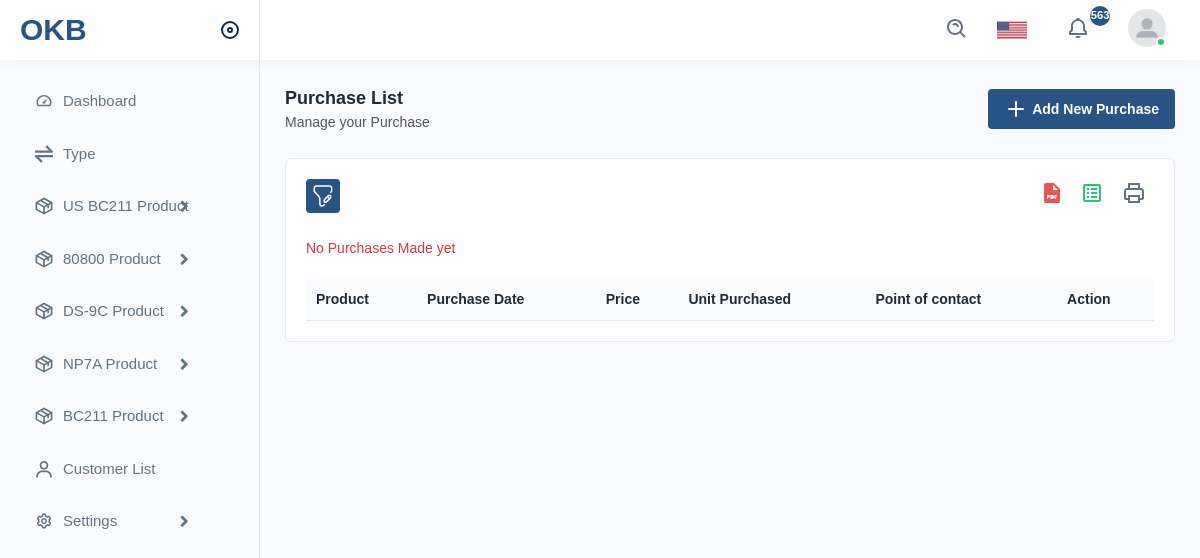
The page /np7-list/ (signed in) on the database as committed earlier.
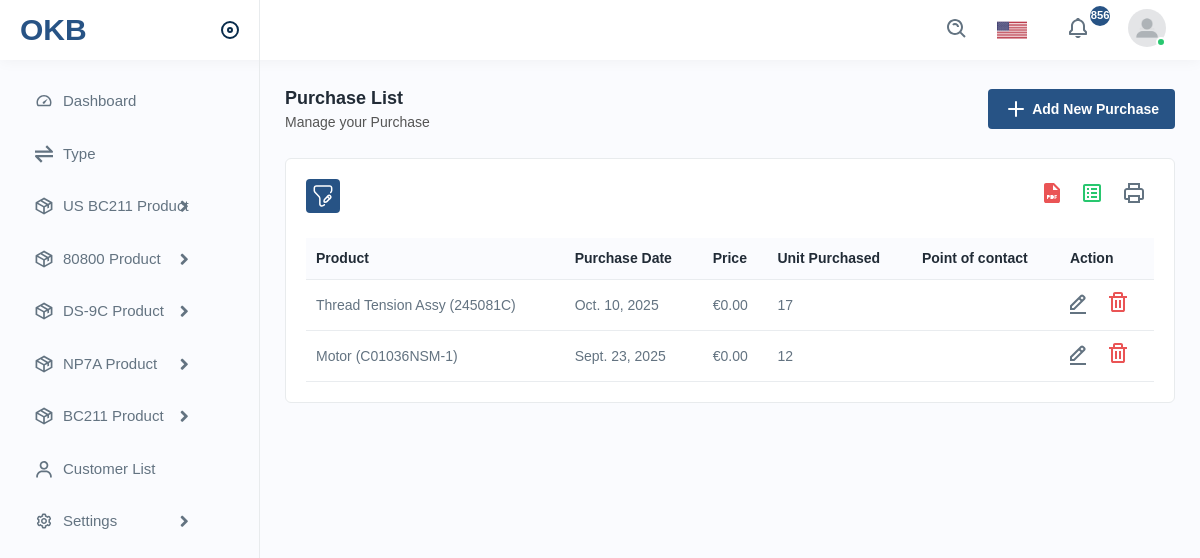
The same page on the database as committed later.
### dashboard/models.py (models this page shows, shortened)
class N7Purchase(models.Model):
    product = models.ForeignKey(Np7a, on_delete=models.CASCADE)
    purchase_date = models.DateField()
    price = models.DecimalField(max_digits=10, decimal_places=2)
    type = models.ForeignKey(Type, on_delete=models.CASCADE, null=True, blank=True)
    unit_purchased = models.PositiveIntegerField()
    point_of_contact = models.CharField(max_length=100, blank=True)
    notes = models.TextField(blank=True)
    created_by = models.ForeignKey(User, related_name='n7purchase', null=True, blank=True, on_delete=models.CASCADE)

class Np7a(models.Model):
    item_id = models.CharField(max_length=50, unique=True)
    name = models.CharField(max_length=100)
    type = models.ForeignKey(Type, on_delete=models.CASCADE, null=True, blank=True)
    unit = models.DecimalField(max_digits=10, decimal_places=2, null=True, blank=True)
    current_stock = models.IntegerField(default=0, null=True, blank=True)
    total_sold = models.IntegerField(default=0, null=True, blank=True)
    total_cost_value = models.DecimalField(max_digits=12, decimal_places=2, null=True, blank=True)
    created_by = models.ForeignKey(User,related_name='np', null=True, blank=True, on_delete=models.CASCADE)
    def __str__(self):
        return f"{self.name} ({self.item_id})"

### dashboard/controllers.py (the view)
# urls.py: path("np7-list/", n7purchaselist, name="np_purchaselist"),
@login_required
def n7purchaselist(request):
    purchases = N7Purchase.objects.all().order_by('-id')
    context = {
        "purchases": purchases,
    }
    return render(request, "dashboard/np_purchaselist.html", context)

### dashboard/context_processor.py (called while the page is built)
def default(request):
    if request.user.is_authenticated:
        all_notifications = Notification.objects.filter(user=request.user).order_by('-created_at')[:5]
        unread_count = Notification.objects.filter(user=request.user, is_read=False).count()
    else:
        all_notifications = []
        unread_count = 0
    return {
        'notifications': all_notifications,
        'unread_count': unread_count,
    }

### templates/dashboard/np_purchaselist.html (shortened to what this page needs)
{% extends "includes/base.html" %}
{% load static %}
{% load humanize %}
{% block content %}
<div class="page-wrapper">
<div class="content">
<div class="page-header">
<div class="page-title">
<h4>Purchase List</h4>
<h6>Manage your Purchase</h6>
</div>
<div class="page-btn">
<a href="{% url 'dashboard:addnp_purchase' %}" class="btn btn-added"><img src="{% static 'assets/img/icons/plus.svg' %}" alt="img" class="me-1">Add New Purchase</a>
</div>
</div>
<div class="card">
<div class="card-body">
<div class="table-top">
<div class="search-set">
<div class="search-path">
<a class="btn btn-filter" id="filter_search">
<img src="{% static 'assets/img/icons/filter.svg' %}" alt="img">
</a>
</div>
<div class="search-input">
<a class="btn btn-searchset"><img src="{% static 'assets/img/icons/search-white.svg' %}" alt="img"></a>
</div>
</div>
<div class="wordset">
<ul>
<li>
<a data-bs-toggle="tooltip" data-bs-placement="top" title="pdf"><img src="{% static 'assets/img/icons/pdf.svg' %}" alt="img"></a>
</li>
<li>
<a data-bs-toggle="tooltip" data-bs-placement="top" title="excel"><img src="{% static 'assets/img/icons/excel.svg' %}" alt="img"></a>
</li>
<li>
<a data-bs-toggle="tooltip" data-bs-placement="top" title="print"><img src="{% static 'assets/img/icons/printer.svg' %}" alt="img"></a>
</li>
</ul>
</div>
</div>
<div class="table-responsive">
<table class="table datanew">
<thead>
<tr>
<th>Product</th>
<th>Purchase Date</th>
<th>Price </th>
<th>Unit Purchased</th>
<th>Point of contact</th>
<th>Action</th>
</tr>
</thead>
<tbody>
{% for p in purchases %}
<tr>
<td>{{p.product}}</td>
<td>{{p.purchase_date}}</td>
<td>€{{p.price|floatformat:2|intcomma}}</td>
<td>{{p.unit_purchased}}</td>
<td>{{p.point_of_contact}}</td>
<td>
<a class="me-3" href="{% url 'dashboard:edit_n7purchase' p.pk %}">
<img src="{% static 'assets/img/icons/edit.svg' %}" alt="img">
</a>
<a class="confirm-text" href="{% url 'dashboard:delete_np' p.pk %}">
<img src="{% static 'assets/img/icons/delete.svg' %}" alt="img">
</a>
</td>
</tr>
{% empty %}
<p class="text-danger">No Purchases Made yet</p>
{% endfor %}
</tbody>
</table>
</div>
</div>
</div>
</div>
</div>
</div>
{% endblock content %}

Rows that differ between the two databases and show on the page:
added N7Purchase: product "Thread Tension Assy (245081C)", purchase_date "Oct. 10, 2025", price "0.00", unit_purchased "17"
added N7Purchase: product "Motor (C01036NSM-1)", purchase_date "Sept. 23, 2025", price "0.00", unit_purchased "12"
Other text that changed with them:
{{ unread_count }}: "563" → "856"
text no longer shown: "No Purchases Made yet"
